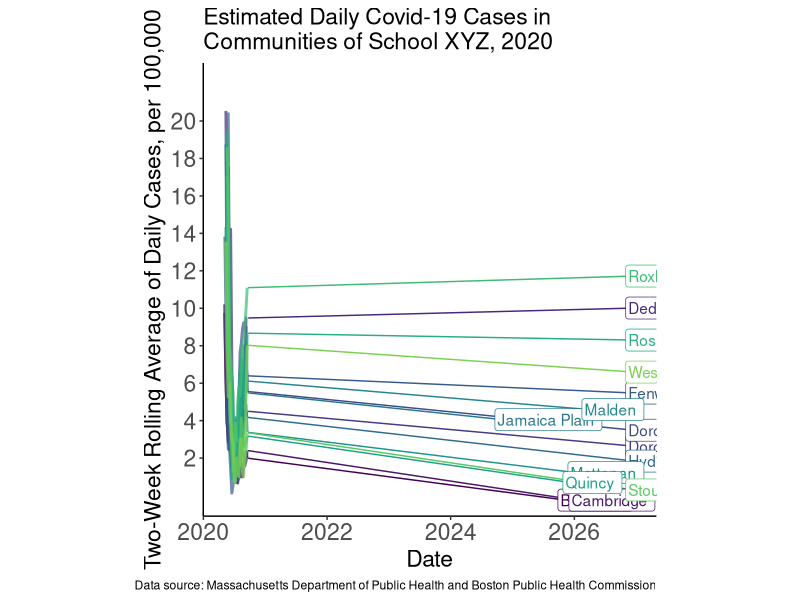
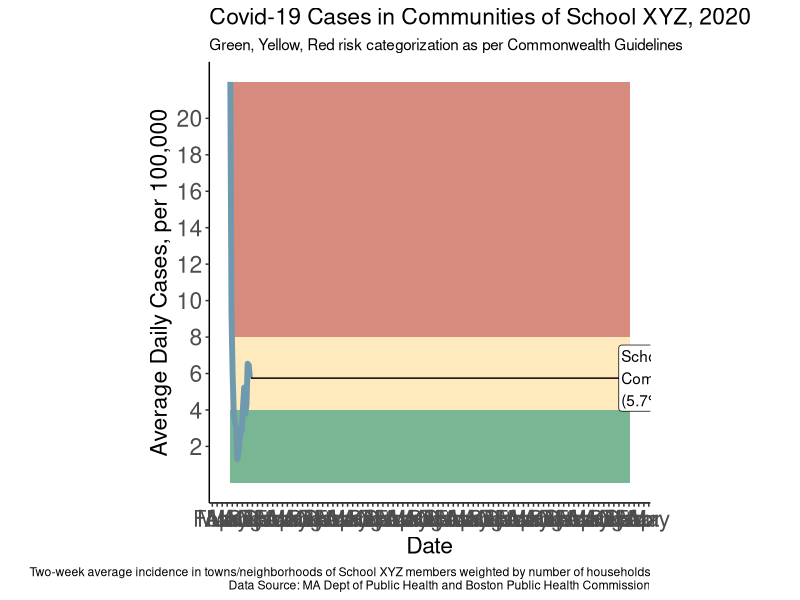
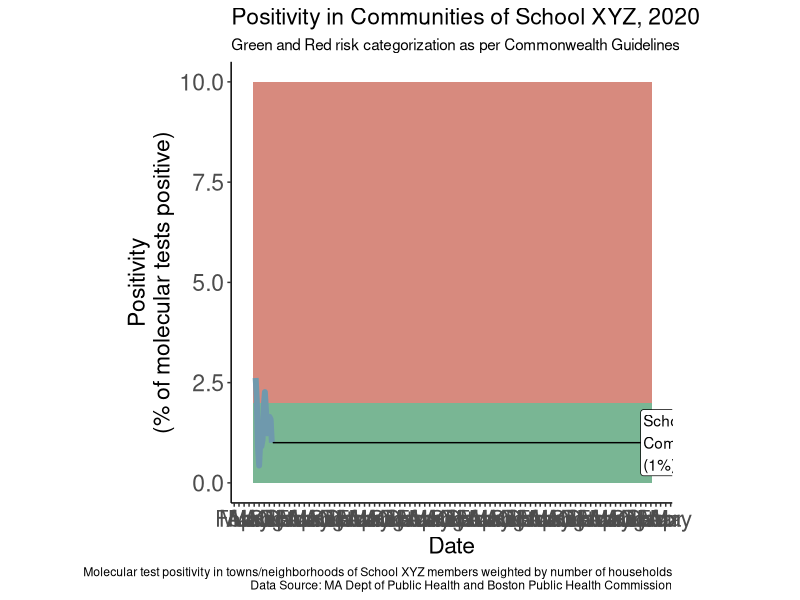

Reproduce these figures in R, in order.
library(tidyverse)
library(ggrepel)
library(viridis)


# ###forming .csv files for needed data calls, will not to keep, but saving in case issues arise
# setwd("~/Dropbox (Partners HealthCare)/R files/covid") ## good practice to set a working directory
# ## MA zipcode listing
# MAtowns<-covidtowns %>%
#   distinct(zipcode, .keep_all = TRUE) %>%
#   dplyr::select(zipcode, Town)
# 
# write_csv(MAtowns, "MAtowns.csv")
# 
# ## Unified MDPH and BPHC data, longitudinal
# #MDPH data
# covidtowns1 <-read_excel("MGB census.xlsx", sheet="Towns", guess_max = 20000)
# covidtowns1$date <-(lubridate::ymd(covidtowns1$date))
# covidtowns1$Count <-as.numeric(covidtowns1$Count)
# covidtowns1$Count <-replace_na(covidtowns1$Count, 3)  #MDPH does not report case counts between 1 and 5, impute as 3
# covidtowns1$Tests <-as.numeric(covidtowns1$Tests)
# covidtowns<-covidtowns1 %>%
#   filter(Town != "Boston") %>%  #remove Boston, as included as neighborhoods instead
#   distinct(date, Town, .keep_all = TRUE) %>%
#   dplyr::select(Town, date, Count, Tests)
# 
# #BPHC data
# boscovidtowns1 <-read_excel("MGB census.xlsx", sheet="Boston")
# boscovidtowns1$date <-(lubridate::ymd(boscovidtowns1$date))
# boscovidtowns1$Count <-as.numeric(boscovidtowns1$Count)
# boscovidtowns1$Tests <-as.numeric(boscovidtowns1$Tests)
# boscovidtowns<- boscovidtowns1 %>%
#   distinct(date, Town, .keep_all = TRUE) %>%
#   dplyr::select(Town, date, Count, Tests)
# 
# allcovidtowns<- full_join(covidtowns, boscovidtowns)
# write_csv(allcovidtowns, "allcovidtowns.csv")
# 
# ##town population table
# townpoptable<- covidtowns1 %>%
#   filter(date=="2020-07-08")%>%  #last date MDPH published rates that can be used to impute population
#   mutate(town_population=round((Count*(100000/as.numeric(Rate)))),
#          town_population = replace_na(town_population, 1500) #for towns unable to calc population, setting at 1500
#   )
# townpoptable<-townpoptable %>% dplyr::select(town_population, Town) %>%
#   filter(Town != "Boston")  #remove Boston, as included as neighborhoods instead
# 
# bostownpoptable<-boscovidtowns1 %>%
#   filter(date=="2020-07-08")%>%  
#   mutate(town_population=round((Count*(100000/as.numeric(Rate)))),
#          town_population = replace_na(town_population, 1500) #for towns unable to calc population, setting at 1500
#   )%>%
#   distinct(date, Town, .keep_all = TRUE)
# bostownpoptable<-bostownpoptable %>% dplyr::select(town_population, Town)
# 
# townpoptable<- full_join(townpoptable,bostownpoptable)
# write_csv(townpoptable, "MAtownpoptable.csv")
# 
# ###end

#read in Town/zipcode list for MA
MAtowns<-read_csv(here::here("data", "MAtowns.csv"))

#read in school/organization name
Org.name<-"School XYZ"

#read in school/organization zipcode listing and create zipcode weights
OrgZips<-read_csv(here::here("data", "NSzips.csv"), col_types = cols(.default = "c"))
numberzip<-OrgZips %>% tally()


ZipWeights<- OrgZips %>%
  group_by(zipcode) %>% 
  tally() %>% 
  mutate(weight=n/numberzip$n)

#read in weekly longitudinal town (and Boston neighborhood) data from MDPH/BPHC for testing and case counts
MAcovid<-read_csv(here::here("data", "allcovidtowns.csv"), col_types = cols(.default = "c"))
  MAcovid$date <-(lubridate::ymd(MAcovid$date))
  MAcovid$Count <-as.numeric(MAcovid$Count)
  MAcovid$Tests <-as.numeric(MAcovid$Tests)
  
#read in town/neighborhood populuation table
MAtownpoptable<-read_csv(here::here("data", "MAtownpoptable.csv"))

#add population to MAcovid
MAcovid<-left_join(MAcovid, MAtownpoptable, by="Town")

#add all zipcodes to MAcovid, multiple zipcode per Town (eg Back Bay as 7)
MAcovid<- left_join(MAtowns, MAcovid, by="Town")

##Create school/organization specific dataset and calculate rates

#limit list to organization's zipcodes by adding zips and joining
Org.MAcovid<- dplyr::filter(MAcovid, MAcovid$zipcode %in% ZipWeights$zipcode)
Org.MAcovid<- left_join(Org.MAcovid, ZipWeights, by="zipcode")
  
#calculate town-specific weights and rates
Org<-Org.MAcovid %>%
  arrange(Town, date) %>%
  mutate(Count.wt=(Count*weight),
         population.wt=town_population*weight,
         Rate=(Count/town_population)*100000,
         Tests.wt=(Tests*weight),
         incidence7day=Rate-(lag(Rate,1)), #creates issues with negative incidence for first date for each town, as substracts prior zipcode
         incidence1day=(Rate-lag(Rate,1))/7,
         incidence14day=Rate-lag(Rate,2), #creates issues with negative incidence for first date for each town, as substracts prior zipcode
         incidence1day2wk=(Rate-lag(Rate,2))/14,
         Tests2wk=Tests-(lag(Tests,2)),
         Count2wk=Count-(lag(Count,2)),
         positivity2wk=Count2wk/Tests2wk, 
         town_population=(Count/Rate)*100000,
         testingrate=100000*Tests2wk/ town_population
         )

Org.community<- Org %>%
  arrange(Town,date)   %>% 
  group_by(date) %>% 
  summarise(Count=sum(Count),
            Count.weighted=sum(Count.wt),
            Tests=sum(Tests),
            Tests.weighted=sum(Tests.wt),
            population=sum(town_population),
            population.weighted=sum(population.wt))

Org.community<- Org.community %>% 
  arrange(date)   %>% 
  mutate(incidence14day=((Count.weighted-lag(Count.weighted,2))/population.weighted)*100000,
         incidence1day=incidence14day/14,
         positivity14day=100*((Count.weighted-lag(Count.weighted,2))/(Tests.weighted-lag(Tests.weighted,2)))
         )
  

Org %>%
  mutate(incidence1day=replace(incidence1day,incidence1day > 22, 22)) %>% #overwrite peak to fit in plot
  ggplot( aes(x=date, group=Town, color=Town)) +
  theme_classic() + theme(aspect.ratio=1, plot.title = element_text(size = rel(1.5)),
                          axis.title = element_text(size = rel(1.5)), axis.text = element_text(size = rel(1.5)))+
  geom_line(aes(y=incidence1day2wk), alpha=.7, size=1) +
  scale_color_viridis(discrete = TRUE, end=0.8, option = "D")+
  geom_label_repel(data=Org %>%
                     filter(date == last(date)), aes(label= Town,
                                                     x = date ,  y = incidence1day2wk), 
                   hjust=0,
                   xlim=c(Sys.Date(), as.Date(NA)))+
  guides(color=FALSE) +
  scale_y_continuous(limits= c(0,22), breaks= c(2,4,6,8,10, 12, 14, 16,18,20))+
  # scale_fill_viridis(discrete = TRUE, end=0.85, option = "D")+
  guides(color=FALSE) +
  labs(x="Date", y="Two-Week Rolling Average of Daily Cases, per 100,000",
       title=paste0("Estimated Daily Covid-19 Cases in\nCommunities of ", Org.name,", 2020"),
       caption="Data source: Massachusetts Department of Public Health and Boston Public Health Commission" )+
  scale_x_date(limits= c(as.Date("2020-05-01"), Sys.Date()+45))

# daily casses plot
Org.community %>%
  filter(date > as.Date("2020-05-07")) %>%  #data not available for all prior 
  mutate(incidence1day=replace(incidence1day,incidence1day > 22, 22)) %>% #overwrite peak average (~23) to fit in plot
  add_row(date=as.Date(Sys.Date()+55), incidence1day=NA) %>% #add row with xmax so that ribbbon plots to max date
  ggplot( aes(x=date)) +
  geom_ribbon(aes(ymin=0, ymax=4), fill="#20854E99")+
  geom_ribbon(aes(ymin=4, ymax=8), fill="#FFDC9199")+
  geom_ribbon(aes(ymin=8, ymax=22), fill="#BC3C2999")+
  theme_classic() + theme(aspect.ratio=1, plot.title = element_text(size = rel(1.5)),
                          axis.title = element_text(size = rel(1.5)), axis.text = element_text(size = rel(1.5)))+
  geom_line(aes(y=incidence1day), alpha=1, size=2, color="#6F99ADFF") +
  geom_label_repel(data=Org.community %>%
                     filter(date == last(date)), 
                   aes(label=paste0(Org.name, "\nCommunity Average\n","(",round(incidence1day,1),"%)"),
                       x = date ,  y = incidence1day),
                   hjust=0,
                   xlim=c(Sys.Date(), as.Date(NA)))+
  guides(color=FALSE) +
  scale_y_continuous(limits= c(0,22), breaks= c(2,4,6,8,10, 12, 14, 16,18,20))+
  scale_x_date(limits= c(as.Date("2020-05-14"), Sys.Date()+55), date_breaks = "1 month",date_labels = "%b")+
  guides(color=FALSE) +
  labs(x="Date", y="Average Daily Cases, per 100,000",
       title=paste0("Covid-19 Cases in Communities of ", Org.name,", 2020"),
       subtitle = "Green, Yellow, Red risk categorization as per Commonwealth Guidelines",
       caption=paste0("Two-week average incidence in towns/neighborhoods of ", Org.name," members weighted by number of households\nData Source: MA Dept of Public Health and Boston Public Health Commission")
  )

#positivity plot
Org.community %>%
  filter(date > as.Date("2020-05-20")) %>%  #data not available for all prior 
  mutate(positivity14day=replace(positivity14day,positivity14day > 10, 10)) %>% #overwrite peak average  to fit in plot
  add_row(date=as.Date(Sys.Date()+55), incidence1day=NA) %>% #add row with xmax so that ribbbon plots to max date
  ggplot( aes(x=date)) +
  geom_ribbon(aes(ymin=0, ymax=2), fill="#20854E99")+
  geom_ribbon(aes(ymin=2, ymax=10), fill="#BC3C2999")+
  theme_classic() + theme(aspect.ratio=1, plot.title = element_text(size = rel(1.5)),
                          axis.title = element_text(size = rel(1.5)), axis.text = element_text(size = rel(1.5)))+
  geom_line(aes(y=positivity14day), alpha=1, size=2, color="#6F99ADFF") +
  geom_label_repel(data=Org.community %>%
                     filter(date == last(date)), 
                   aes(label=paste0(Org.name, "\nCommunity Average\n","(",round(positivity14day,2),"%)"),
                       x = date ,  y = positivity14day),
                   hjust=0,
                   xlim=c(Sys.Date(), as.Date(NA)))+
  guides(color=FALSE) +
  scale_y_continuous(limits= c(0,10))+
  scale_x_date(limits= c(as.Date("2020-05-14"), Sys.Date()+55), date_breaks = "1 month",date_labels = "%b")+
  guides(color=FALSE) +
  labs(x="Date", y="Positivity\n(% of molecular tests positive)",
       title=paste0("Positivity in Communities of ", Org.name,", 2020"),
       subtitle = "Green and Red risk categorization as per Commonwealth Guidelines",
       caption=paste0("Molecular test positivity in towns/neighborhoods of ", Org.name," members weighted by number of households\nData Source: MA Dept of Public Health and Boston Public Health Commission")
  )

